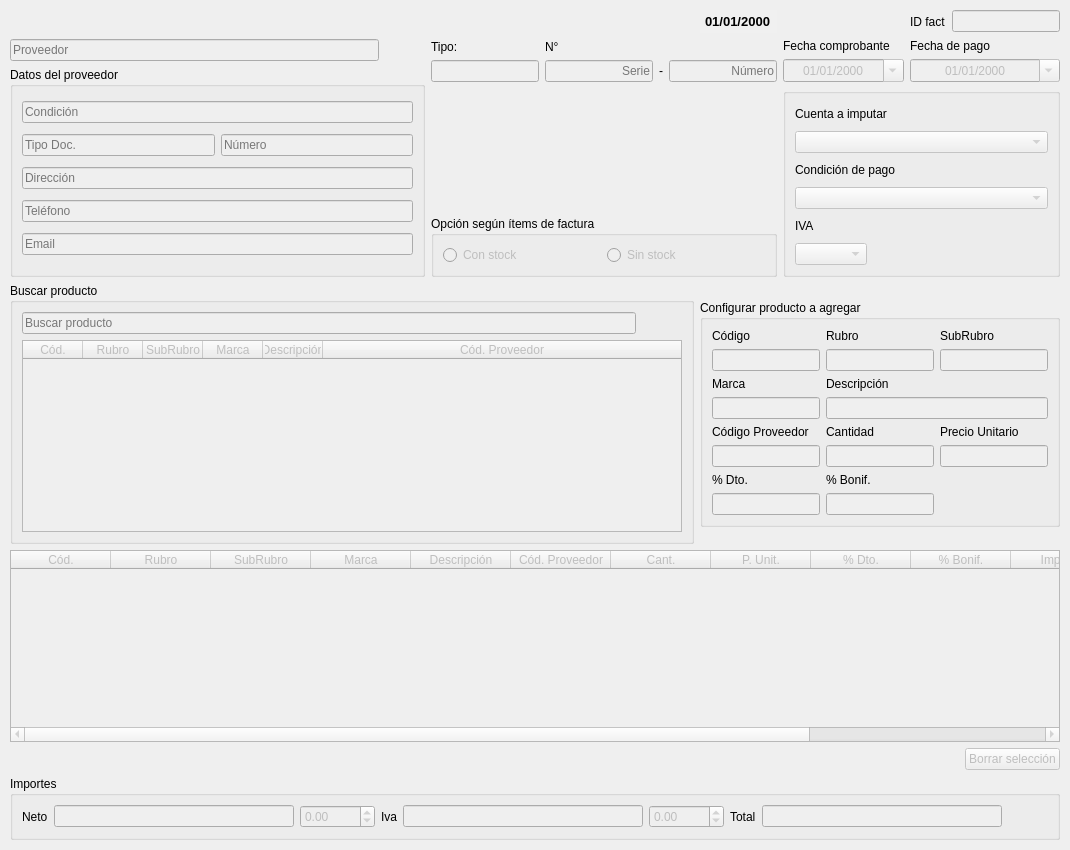
<?xml version="1.0" encoding="UTF-8"?>
<ui version="4.0">
 <class>factura_compra</class>
 <widget class="QMainWindow" name="factura_compra">
  <property name="geometry">
   <rect>
    <x>0</x>
    <y>0</y>
    <width>1070</width>
    <height>850</height>
   </rect>
  </property>
  <property name="minimumSize">
   <size>
    <width>750</width>
    <height>850</height>
   </size>
  </property>
  <property name="maximumSize">
   <size>
    <width>111110</width>
    <height>10000</height>
   </size>
  </property>
  <property name="windowTitle">
   <string>Carga de facturas</string>
  </property>
  <property name="windowIcon">
   <iconset>
    <normaloff>imagen/logo.png</normaloff>imagen/logo.png</iconset>
  </property>
  <widget class="QWidget" name="centralwidget">
   <layout class="QGridLayout" name="gridLayout_7">
    <property name="leftMargin">
     <number>10</number>
    </property>
    <property name="topMargin">
     <number>10</number>
    </property>
    <property name="rightMargin">
     <number>10</number>
    </property>
    <property name="bottomMargin">
     <number>10</number>
    </property>
    <item row="0" column="8">
     <spacer name="horizontalSpacer">
      <property name="orientation">
       <enum>Qt::Horizontal</enum>
      </property>
      <property name="sizeHint" stdset="0">
       <size>
        <width>66</width>
        <height>21</height>
       </size>
      </property>
     </spacer>
    </item>
    <item row="0" column="6">
     <widget class="QPushButton" name="buscar_factura">
      <property name="toolTip">
       <string>Buscar</string>
      </property>
      <property name="text">
       <string/>
      </property>
      <property name="icon">
       <iconset>
        <normaloff>imagen/lupa.png</normaloff>imagen/lupa.png</iconset>
      </property>
      <property name="iconSize">
       <size>
        <width>20</width>
        <height>20</height>
       </size>
      </property>
      <property name="flat">
       <bool>true</bool>
      </property>
     </widget>
    </item>
    <item row="0" column="11">
     <layout class="QHBoxLayout" name="horizontalLayout">
      <item>
       <widget class="QLabel" name="label_20">
        <property name="text">
         <string>ID fact</string>
        </property>
        <property name="buddy">
         <cstring>id_fact</cstring>
        </property>
       </widget>
      </item>
      <item>
       <widget class="QLineEdit" name="id_fact">
        <property name="enabled">
         <bool>false</bool>
        </property>
       </widget>
      </item>
     </layout>
    </item>
    <item row="1" column="11">
     <layout class="QVBoxLayout" name="verticalLayout_3">
      <item>
       <widget class="QLabel" name="label_11">
        <property name="text">
         <string>Fecha de pago</string>
        </property>
       </widget>
      </item>
      <item>
       <widget class="QDateEdit" name="fecha_pago">
        <property name="enabled">
         <bool>false</bool>
        </property>
        <property name="alignment">
         <set>Qt::AlignCenter</set>
        </property>
        <property name="displayFormat">
         <string>dd/MM/yyyy</string>
        </property>
        <property name="calendarPopup">
         <bool>true</bool>
        </property>
       </widget>
      </item>
     </layout>
    </item>
    <item row="2" column="10" rowspan="2" colspan="2">
     <widget class="QGroupBox" name="groupBox_3">
      <property name="title">
       <string/>
      </property>
      <layout class="QVBoxLayout" name="verticalLayout_4">
       <item>
        <widget class="QLabel" name="label_2">
         <property name="text">
          <string>Cuenta a imputar</string>
         </property>
        </widget>
       </item>
       <item>
        <widget class="QComboBox" name="cuenta_imputar">
         <property name="enabled">
          <bool>false</bool>
         </property>
         <property name="cursor">
          <cursorShape>PointingHandCursor</cursorShape>
         </property>
         <property name="sizeAdjustPolicy">
          <enum>QComboBox::AdjustToContents</enum>
         </property>
        </widget>
       </item>
       <item>
        <widget class="QLabel" name="label_3">
         <property name="text">
          <string>Condición de pago</string>
         </property>
        </widget>
       </item>
       <item>
        <widget class="QComboBox" name="condicion_pago">
         <property name="enabled">
          <bool>false</bool>
         </property>
         <property name="cursor">
          <cursorShape>PointingHandCursor</cursorShape>
         </property>
        </widget>
       </item>
       <item>
        <widget class="QLabel" name="label_16">
         <property name="sizePolicy">
          <sizepolicy hsizetype="Maximum" vsizetype="Preferred">
           <horstretch>0</horstretch>
           <verstretch>0</verstretch>
          </sizepolicy>
         </property>
         <property name="text">
          <string>IVA</string>
         </property>
        </widget>
       </item>
       <item>
        <widget class="QComboBox" name="valor_iva">
         <property name="enabled">
          <bool>false</bool>
         </property>
         <property name="sizePolicy">
          <sizepolicy hsizetype="Maximum" vsizetype="Fixed">
           <horstretch>0</horstretch>
           <verstretch>0</verstretch>
          </sizepolicy>
         </property>
         <property name="cursor">
          <cursorShape>PointingHandCursor</cursorShape>
         </property>
         <property name="sizeAdjustPolicy">
          <enum>QComboBox::AdjustToContents</enum>
         </property>
        </widget>
       </item>
      </layout>
     </widget>
    </item>
    <item row="3" column="7" colspan="3">
     <widget class="QGroupBox" name="items_factura">
      <property name="enabled">
       <bool>true</bool>
      </property>
      <property name="title">
       <string>Opción según ítems de factura</string>
      </property>
      <layout class="QGridLayout" name="gridLayout">
       <item row="2" column="1">
        <widget class="QRadioButton" name="sin_stock">
         <property name="enabled">
          <bool>false</bool>
         </property>
         <property name="toolTip">
          <string/>
         </property>
         <property name="text">
          <string>Sin stock</string>
         </property>
        </widget>
       </item>
       <item row="2" column="0">
        <widget class="QRadioButton" name="con_stock">
         <property name="enabled">
          <bool>false</bool>
         </property>
         <property name="mouseTracking">
          <bool>true</bool>
         </property>
         <property name="text">
          <string>Con stock</string>
         </property>
        </widget>
       </item>
      </layout>
     </widget>
    </item>
    <item row="0" column="2">
     <widget class="QPushButton" name="cancelar_carga">
      <property name="enabled">
       <bool>false</bool>
      </property>
      <property name="toolTip">
       <string>Cancelar carga de factura</string>
      </property>
      <property name="text">
       <string/>
      </property>
      <property name="icon">
       <iconset>
        <normaloff>imagen/cancelar.png</normaloff>imagen/cancelar.png</iconset>
      </property>
      <property name="iconSize">
       <size>
        <width>20</width>
        <height>20</height>
       </size>
      </property>
      <property name="flat">
       <bool>true</bool>
      </property>
     </widget>
    </item>
    <item row="2" column="8">
     <spacer name="verticalSpacer_2">
      <property name="orientation">
       <enum>Qt::Vertical</enum>
      </property>
      <property name="sizeHint" stdset="0">
       <size>
        <width>20</width>
        <height>115</height>
       </size>
      </property>
     </spacer>
    </item>
    <item row="1" column="7">
     <layout class="QVBoxLayout" name="verticalLayout">
      <property name="sizeConstraint">
       <enum>QLayout::SetMinimumSize</enum>
      </property>
      <item>
       <widget class="QLabel" name="label">
        <property name="text">
         <string>Tipo:</string>
        </property>
       </widget>
      </item>
      <item>
       <widget class="QLineEdit" name="tipo_fact">
        <property name="enabled">
         <bool>false</bool>
        </property>
        <property name="sizePolicy">
         <sizepolicy hsizetype="Maximum" vsizetype="Fixed">
          <horstretch>0</horstretch>
          <verstretch>0</verstretch>
         </sizepolicy>
        </property>
        <property name="focusPolicy">
         <enum>Qt::NoFocus</enum>
        </property>
        <property name="maxLength">
         <number>5</number>
        </property>
        <property name="alignment">
         <set>Qt::AlignCenter</set>
        </property>
       </widget>
      </item>
     </layout>
    </item>
    <item row="0" column="3">
     <widget class="QPushButton" name="anular_factura">
      <property name="toolTip">
       <string>Anular factura</string>
      </property>
      <property name="text">
       <string/>
      </property>
      <property name="icon">
       <iconset>
        <normaloff>imagen/anular_factura.png</normaloff>imagen/anular_factura.png</iconset>
      </property>
      <property name="iconSize">
       <size>
        <width>20</width>
        <height>20</height>
       </size>
      </property>
      <property name="flat">
       <bool>true</bool>
      </property>
     </widget>
    </item>
    <item row="5" column="0" colspan="12">
     <layout class="QGridLayout" name="gridLayout_2">
      <item row="0" column="0" colspan="2">
       <widget class="QTableWidget" name="detalle_compra">
        <property name="enabled">
         <bool>false</bool>
        </property>
        <property name="editTriggers">
         <set>QAbstractItemView::NoEditTriggers</set>
        </property>
        <property name="selectionMode">
         <enum>QAbstractItemView::SingleSelection</enum>
        </property>
        <property name="selectionBehavior">
         <enum>QAbstractItemView::SelectRows</enum>
        </property>
        <property name="cornerButtonEnabled">
         <bool>false</bool>
        </property>
        <attribute name="horizontalHeaderStretchLastSection">
         <bool>true</bool>
        </attribute>
        <attribute name="verticalHeaderVisible">
         <bool>false</bool>
        </attribute>
        <attribute name="verticalHeaderHighlightSections">
         <bool>false</bool>
        </attribute>
        <column>
         <property name="text">
          <string>Cód.</string>
         </property>
        </column>
        <column>
         <property name="text">
          <string>Rubro</string>
         </property>
        </column>
        <column>
         <property name="text">
          <string>SubRubro</string>
         </property>
        </column>
        <column>
         <property name="text">
          <string>Marca</string>
         </property>
        </column>
        <column>
         <property name="text">
          <string>Descripción</string>
         </property>
        </column>
        <column>
         <property name="text">
          <string>Cód. Proveedor</string>
         </property>
        </column>
        <column>
         <property name="text">
          <string>Cant.</string>
         </property>
        </column>
        <column>
         <property name="text">
          <string>P. Unit.</string>
         </property>
        </column>
        <column>
         <property name="text">
          <string>% Dto.</string>
         </property>
        </column>
        <column>
         <property name="text">
          <string>% Bonif.</string>
         </property>
        </column>
        <column>
         <property name="text">
          <string>Importe</string>
         </property>
        </column>
        <column>
         <property name="text">
          <string>IVA</string>
         </property>
        </column>
        <column>
         <property name="text">
          <string>Total</string>
         </property>
        </column>
       </widget>
      </item>
      <item row="1" column="0">
       <spacer name="horizontalSpacer_2">
        <property name="orientation">
         <enum>Qt::Horizontal</enum>
        </property>
        <property name="sizeHint" stdset="0">
         <size>
          <width>608</width>
          <height>20</height>
         </size>
        </property>
       </spacer>
      </item>
      <item row="1" column="1">
       <widget class="QPushButton" name="borrar_fila">
        <property name="enabled">
         <bool>false</bool>
        </property>
        <property name="text">
         <string>Borrar selección</string>
        </property>
       </widget>
      </item>
     </layout>
    </item>
    <item row="1" column="10">
     <layout class="QVBoxLayout" name="verticalLayout_2">
      <item>
       <widget class="QLabel" name="label_10">
        <property name="text">
         <string>Fecha comprobante</string>
        </property>
       </widget>
      </item>
      <item>
       <widget class="QDateEdit" name="fecha_comp">
        <property name="enabled">
         <bool>false</bool>
        </property>
        <property name="alignment">
         <set>Qt::AlignCenter</set>
        </property>
        <property name="displayFormat">
         <string>dd/MM/yyyy</string>
        </property>
        <property name="calendarPopup">
         <bool>true</bool>
        </property>
       </widget>
      </item>
     </layout>
    </item>
    <item row="4" column="0" colspan="9">
     <widget class="QGroupBox" name="groupBox_6">
      <property name="title">
       <string>Buscar producto</string>
      </property>
      <layout class="QGridLayout" name="gridLayout_5">
       <item row="0" column="0">
        <widget class="QLineEdit" name="nombre_producto">
         <property name="enabled">
          <bool>false</bool>
         </property>
         <property name="placeholderText">
          <string>Buscar producto</string>
         </property>
        </widget>
       </item>
       <item row="0" column="1">
        <widget class="QPushButton" name="nuevo_producto">
         <property name="enabled">
          <bool>false</bool>
         </property>
         <property name="toolTip">
          <string>Nuevo producto</string>
         </property>
         <property name="text">
          <string/>
         </property>
         <property name="icon">
          <iconset>
           <normaloff>imagen/signo_mas.png</normaloff>imagen/signo_mas.png</iconset>
         </property>
         <property name="flat">
          <bool>true</bool>
         </property>
        </widget>
       </item>
       <item row="1" column="0" colspan="2">
        <widget class="QTableWidget" name="tabla_busqueda">
         <property name="enabled">
          <bool>false</bool>
         </property>
         <property name="editTriggers">
          <set>QAbstractItemView::NoEditTriggers</set>
         </property>
         <property name="dragEnabled">
          <bool>false</bool>
         </property>
         <property name="dragDropOverwriteMode">
          <bool>true</bool>
         </property>
         <property name="selectionMode">
          <enum>QAbstractItemView::SingleSelection</enum>
         </property>
         <property name="selectionBehavior">
          <enum>QAbstractItemView::SelectRows</enum>
         </property>
         <property name="verticalScrollMode">
          <enum>QAbstractItemView::ScrollPerItem</enum>
         </property>
         <property name="cornerButtonEnabled">
          <bool>false</bool>
         </property>
         <attribute name="horizontalHeaderDefaultSectionSize">
          <number>60</number>
         </attribute>
         <attribute name="horizontalHeaderStretchLastSection">
          <bool>true</bool>
         </attribute>
         <attribute name="verticalHeaderVisible">
          <bool>false</bool>
         </attribute>
         <attribute name="verticalHeaderHighlightSections">
          <bool>false</bool>
         </attribute>
         <column>
          <property name="text">
           <string>Cód.</string>
          </property>
         </column>
         <column>
          <property name="text">
           <string>Rubro</string>
          </property>
         </column>
         <column>
          <property name="text">
           <string>SubRubro</string>
          </property>
         </column>
         <column>
          <property name="text">
           <string>Marca</string>
          </property>
         </column>
         <column>
          <property name="text">
           <string>Descripción</string>
          </property>
         </column>
         <column>
          <property name="text">
           <string>Cód. Proveedor</string>
          </property>
         </column>
        </widget>
       </item>
      </layout>
     </widget>
    </item>
    <item row="0" column="10">
     <spacer name="horizontalSpacer_5">
      <property name="orientation">
       <enum>Qt::Horizontal</enum>
      </property>
      <property name="sizeHint" stdset="0">
       <size>
        <width>84</width>
        <height>20</height>
       </size>
      </property>
     </spacer>
    </item>
    <item row="1" column="0" rowspan="3" colspan="7">
     <layout class="QGridLayout" name="gridLayout_8">
      <item row="0" column="0">
       <widget class="QLineEdit" name="proveedor">
        <property name="enabled">
         <bool>false</bool>
        </property>
        <property name="placeholderText">
         <string>Proveedor</string>
        </property>
       </widget>
      </item>
      <item row="0" column="1">
       <widget class="QPushButton" name="nuevo_proveedor">
        <property name="enabled">
         <bool>false</bool>
        </property>
        <property name="cursor">
         <cursorShape>PointingHandCursor</cursorShape>
        </property>
        <property name="toolTip">
         <string>Agregar proveedor</string>
        </property>
        <property name="text">
         <string/>
        </property>
        <property name="icon">
         <iconset>
          <normaloff>imagen/signo_mas.png</normaloff>imagen/signo_mas.png</iconset>
        </property>
        <property name="iconSize">
         <size>
          <width>20</width>
          <height>20</height>
         </size>
        </property>
        <property name="flat">
         <bool>true</bool>
        </property>
       </widget>
      </item>
      <item row="1" column="0" colspan="2">
       <widget class="QGroupBox" name="groupBox">
        <property name="title">
         <string>Datos del proveedor</string>
        </property>
        <layout class="QGridLayout" name="gridLayout_3">
         <item row="0" column="0" colspan="2">
          <widget class="QLineEdit" name="tipo_iva">
           <property name="enabled">
            <bool>false</bool>
           </property>
           <property name="cursor">
            <cursorShape>ForbiddenCursor</cursorShape>
           </property>
           <property name="focusPolicy">
            <enum>Qt::NoFocus</enum>
           </property>
           <property name="placeholderText">
            <string>Condición</string>
           </property>
          </widget>
         </item>
         <item row="1" column="1">
          <widget class="QLineEdit" name="numero">
           <property name="enabled">
            <bool>false</bool>
           </property>
           <property name="cursor">
            <cursorShape>ForbiddenCursor</cursorShape>
           </property>
           <property name="focusPolicy">
            <enum>Qt::NoFocus</enum>
           </property>
           <property name="maxLength">
            <number>12</number>
           </property>
           <property name="placeholderText">
            <string>Número</string>
           </property>
          </widget>
         </item>
         <item row="3" column="0" colspan="2">
          <widget class="QLineEdit" name="telefono">
           <property name="enabled">
            <bool>false</bool>
           </property>
           <property name="cursor">
            <cursorShape>ForbiddenCursor</cursorShape>
           </property>
           <property name="focusPolicy">
            <enum>Qt::NoFocus</enum>
           </property>
           <property name="text">
            <string/>
           </property>
           <property name="placeholderText">
            <string>Teléfono</string>
           </property>
          </widget>
         </item>
         <item row="1" column="0">
          <widget class="QLineEdit" name="tipo_doc">
           <property name="enabled">
            <bool>false</bool>
           </property>
           <property name="cursor">
            <cursorShape>ForbiddenCursor</cursorShape>
           </property>
           <property name="focusPolicy">
            <enum>Qt::NoFocus</enum>
           </property>
           <property name="placeholderText">
            <string>Tipo Doc.</string>
           </property>
          </widget>
         </item>
         <item row="2" column="0" colspan="2">
          <widget class="QLineEdit" name="direccion">
           <property name="enabled">
            <bool>false</bool>
           </property>
           <property name="cursor">
            <cursorShape>ForbiddenCursor</cursorShape>
           </property>
           <property name="focusPolicy">
            <enum>Qt::NoFocus</enum>
           </property>
           <property name="placeholderText">
            <string>Dirección</string>
           </property>
          </widget>
         </item>
         <item row="4" column="0" colspan="2">
          <widget class="QLineEdit" name="email">
           <property name="enabled">
            <bool>false</bool>
           </property>
           <property name="cursor">
            <cursorShape>ForbiddenCursor</cursorShape>
           </property>
           <property name="focusPolicy">
            <enum>Qt::NoFocus</enum>
           </property>
           <property name="placeholderText">
            <string>Email</string>
           </property>
          </widget>
         </item>
        </layout>
       </widget>
      </item>
     </layout>
    </item>
    <item row="1" column="8" colspan="2">
     <layout class="QGridLayout" name="gridLayout_4">
      <item row="0" column="0">
       <widget class="QLabel" name="label_4">
        <property name="text">
         <string>N°</string>
        </property>
       </widget>
      </item>
      <item row="1" column="0">
       <widget class="QLineEdit" name="serie">
        <property name="enabled">
         <bool>false</bool>
        </property>
        <property name="maxLength">
         <number>5</number>
        </property>
        <property name="alignment">
         <set>Qt::AlignRight|Qt::AlignTrailing|Qt::AlignVCenter</set>
        </property>
        <property name="placeholderText">
         <string>Serie</string>
        </property>
       </widget>
      </item>
      <item row="1" column="1">
       <widget class="QLabel" name="label_5">
        <property name="text">
         <string>-</string>
        </property>
        <property name="alignment">
         <set>Qt::AlignCenter</set>
        </property>
        <property name="buddy">
         <cstring>numero_fact</cstring>
        </property>
       </widget>
      </item>
      <item row="1" column="2">
       <widget class="QLineEdit" name="numero_fact">
        <property name="enabled">
         <bool>false</bool>
        </property>
        <property name="maxLength">
         <number>8</number>
        </property>
        <property name="alignment">
         <set>Qt::AlignRight|Qt::AlignTrailing|Qt::AlignVCenter</set>
        </property>
        <property name="placeholderText">
         <string>Número</string>
        </property>
       </widget>
      </item>
     </layout>
    </item>
    <item row="4" column="9" colspan="3">
     <widget class="QGroupBox" name="groupBox_5">
      <property name="sizePolicy">
       <sizepolicy hsizetype="Maximum" vsizetype="Maximum">
        <horstretch>0</horstretch>
        <verstretch>0</verstretch>
       </sizepolicy>
      </property>
      <property name="title">
       <string>Configurar producto a agregar</string>
      </property>
      <layout class="QGridLayout" name="gridLayout_6">
       <item row="10" column="1">
        <widget class="QLineEdit" name="cantidad">
         <property name="enabled">
          <bool>false</bool>
         </property>
        </widget>
       </item>
       <item row="10" column="2">
        <widget class="QLineEdit" name="precio">
         <property name="enabled">
          <bool>false</bool>
         </property>
        </widget>
       </item>
       <item row="12" column="0">
        <widget class="QLineEdit" name="dto">
         <property name="enabled">
          <bool>false</bool>
         </property>
        </widget>
       </item>
       <item row="8" column="1">
        <widget class="QLabel" name="label_13">
         <property name="text">
          <string>Cantidad</string>
         </property>
        </widget>
       </item>
       <item row="8" column="2">
        <widget class="QLabel" name="label_14">
         <property name="text">
          <string>Precio Unitario</string>
         </property>
        </widget>
       </item>
       <item row="11" column="1">
        <widget class="QLabel" name="label_9">
         <property name="text">
          <string>% Bonif.</string>
         </property>
        </widget>
       </item>
       <item row="1" column="0">
        <widget class="QLabel" name="label_21">
         <property name="text">
          <string>Código</string>
         </property>
        </widget>
       </item>
       <item row="12" column="1">
        <widget class="QLineEdit" name="bonif">
         <property name="enabled">
          <bool>false</bool>
         </property>
        </widget>
       </item>
       <item row="8" column="0">
        <widget class="QLabel" name="label_19">
         <property name="text">
          <string>Código Proveedor</string>
         </property>
        </widget>
       </item>
       <item row="11" column="0">
        <widget class="QLabel" name="label_15">
         <property name="text">
          <string>% Dto.</string>
         </property>
        </widget>
       </item>
       <item row="3" column="0">
        <widget class="QLineEdit" name="id_producto">
         <property name="enabled">
          <bool>false</bool>
         </property>
         <property name="text">
          <string/>
         </property>
        </widget>
       </item>
       <item row="10" column="0">
        <widget class="QLineEdit" name="codigo">
         <property name="enabled">
          <bool>false</bool>
         </property>
         <property name="text">
          <string/>
         </property>
        </widget>
       </item>
       <item row="3" column="1">
        <widget class="QLineEdit" name="rubro">
         <property name="enabled">
          <bool>false</bool>
         </property>
        </widget>
       </item>
       <item row="1" column="1">
        <widget class="QLabel" name="label_22">
         <property name="text">
          <string>Rubro</string>
         </property>
        </widget>
       </item>
       <item row="1" column="2">
        <widget class="QLabel" name="label_23">
         <property name="text">
          <string>SubRubro</string>
         </property>
        </widget>
       </item>
       <item row="3" column="2">
        <widget class="QLineEdit" name="subrubro">
         <property name="enabled">
          <bool>false</bool>
         </property>
        </widget>
       </item>
       <item row="4" column="0">
        <widget class="QLabel" name="label_17">
         <property name="text">
          <string>Marca</string>
         </property>
        </widget>
       </item>
       <item row="5" column="0">
        <widget class="QLineEdit" name="marca">
         <property name="enabled">
          <bool>false</bool>
         </property>
        </widget>
       </item>
       <item row="4" column="1">
        <widget class="QLabel" name="label_18">
         <property name="text">
          <string>Descripción</string>
         </property>
        </widget>
       </item>
       <item row="5" column="1" colspan="2">
        <widget class="QLineEdit" name="descripcion">
         <property name="enabled">
          <bool>false</bool>
         </property>
        </widget>
       </item>
       <item row="11" column="2" rowspan="2">
        <widget class="QPushButton" name="agregar_prod">
         <property name="enabled">
          <bool>false</bool>
         </property>
         <property name="toolTip">
          <string>Agregar a la lista</string>
         </property>
         <property name="text">
          <string/>
         </property>
         <property name="icon">
          <iconset>
           <normaloff>imagen/agregar.png</normaloff>imagen/agregar.png</iconset>
         </property>
         <property name="iconSize">
          <size>
           <width>30</width>
           <height>30</height>
          </size>
         </property>
         <property name="flat">
          <bool>true</bool>
         </property>
        </widget>
       </item>
      </layout>
     </widget>
    </item>
    <item row="0" column="7">
     <spacer name="horizontalSpacer_3">
      <property name="orientation">
       <enum>Qt::Horizontal</enum>
      </property>
      <property name="sizeHint" stdset="0">
       <size>
        <width>28</width>
        <height>20</height>
       </size>
      </property>
     </spacer>
    </item>
    <item row="0" column="0">
     <widget class="QPushButton" name="cargar_factura">
      <property name="toolTip">
       <string>Cargar nueva factura</string>
      </property>
      <property name="text">
       <string/>
      </property>
      <property name="icon">
       <iconset>
        <normaloff>imagen/signo_mas.png</normaloff>imagen/signo_mas.png</iconset>
      </property>
      <property name="iconSize">
       <size>
        <width>20</width>
        <height>20</height>
       </size>
      </property>
      <property name="flat">
       <bool>true</bool>
      </property>
     </widget>
    </item>
    <item row="0" column="9">
     <widget class="QDateEdit" name="fecha_actual">
      <property name="font">
       <font>
        <pointsize>10</pointsize>
        <weight>75</weight>
        <bold>true</bold>
       </font>
      </property>
      <property name="focusPolicy">
       <enum>Qt::NoFocus</enum>
      </property>
      <property name="styleSheet">
       <string notr="true">background-color: rgb(240, 240, 240);</string>
      </property>
      <property name="frame">
       <bool>false</bool>
      </property>
      <property name="alignment">
       <set>Qt::AlignCenter</set>
      </property>
      <property name="readOnly">
       <bool>true</bool>
      </property>
      <property name="buttonSymbols">
       <enum>QAbstractSpinBox::NoButtons</enum>
      </property>
      <property name="keyboardTracking">
       <bool>true</bool>
      </property>
      <property name="displayFormat">
       <string>dd/MM/yyyy</string>
      </property>
     </widget>
    </item>
    <item row="6" column="0" colspan="12">
     <widget class="QGroupBox" name="groupBox_4">
      <property name="title">
       <string>Importes</string>
      </property>
      <layout class="QGridLayout" name="gridLayout_9">
       <item row="0" column="6">
        <widget class="QLabel" name="label_8">
         <property name="text">
          <string>Total</string>
         </property>
         <property name="buddy">
          <cstring>total</cstring>
         </property>
        </widget>
       </item>
       <item row="0" column="0">
        <widget class="QLabel" name="label_6">
         <property name="text">
          <string>Neto</string>
         </property>
        </widget>
       </item>
       <item row="0" column="3">
        <widget class="QLabel" name="label_7">
         <property name="text">
          <string>Iva</string>
         </property>
        </widget>
       </item>
       <item row="0" column="1">
        <widget class="QLineEdit" name="neto">
         <property name="enabled">
          <bool>false</bool>
         </property>
         <property name="cursor">
          <cursorShape>ForbiddenCursor</cursorShape>
         </property>
         <property name="focusPolicy">
          <enum>Qt::NoFocus</enum>
         </property>
        </widget>
       </item>
       <item row="0" column="8">
        <widget class="QPushButton" name="guardar">
         <property name="enabled">
          <bool>false</bool>
         </property>
         <property name="cursor">
          <cursorShape>PointingHandCursor</cursorShape>
         </property>
         <property name="toolTip">
          <string>Guardar</string>
         </property>
         <property name="text">
          <string/>
         </property>
         <property name="icon">
          <iconset>
           <normaloff>imagen/guardar.png</normaloff>imagen/guardar.png</iconset>
         </property>
         <property name="iconSize">
          <size>
           <width>20</width>
           <height>20</height>
          </size>
         </property>
         <property name="flat">
          <bool>true</bool>
         </property>
        </widget>
       </item>
       <item row="0" column="7">
        <widget class="QLineEdit" name="total">
         <property name="enabled">
          <bool>false</bool>
         </property>
        </widget>
       </item>
       <item row="0" column="5">
        <widget class="QDoubleSpinBox" name="ajuste_iva">
         <property name="enabled">
          <bool>false</bool>
         </property>
         <property name="suffix">
          <string/>
         </property>
         <property name="minimum">
          <double>-1000.000000000000000</double>
         </property>
         <property name="maximum">
          <double>1000.000000000000000</double>
         </property>
         <property name="singleStep">
          <double>0.010000000000000</double>
         </property>
        </widget>
       </item>
       <item row="0" column="2">
        <widget class="QDoubleSpinBox" name="ajuste_neto">
         <property name="enabled">
          <bool>false</bool>
         </property>
         <property name="minimum">
          <double>-1000.000000000000000</double>
         </property>
         <property name="maximum">
          <double>1000.000000000000000</double>
         </property>
         <property name="singleStep">
          <double>0.010000000000000</double>
         </property>
        </widget>
       </item>
       <item row="0" column="4">
        <widget class="QLineEdit" name="iva">
         <property name="enabled">
          <bool>false</bool>
         </property>
         <property name="cursor">
          <cursorShape>ForbiddenCursor</cursorShape>
         </property>
         <property name="focusPolicy">
          <enum>Qt::NoFocus</enum>
         </property>
        </widget>
       </item>
      </layout>
     </widget>
    </item>
    <item row="0" column="1">
     <spacer name="horizontalSpacer_4">
      <property name="orientation">
       <enum>Qt::Horizontal</enum>
      </property>
      <property name="sizeHint" stdset="0">
       <size>
        <width>40</width>
        <height>20</height>
       </size>
      </property>
     </spacer>
    </item>
    <item row="0" column="4">
     <spacer name="horizontalSpacer_6">
      <property name="orientation">
       <enum>Qt::Horizontal</enum>
      </property>
      <property name="sizeHint" stdset="0">
       <size>
        <width>40</width>
        <height>20</height>
       </size>
      </property>
     </spacer>
    </item>
    <item row="0" column="5">
     <widget class="QPushButton" name="actualizar">
      <property name="cursor">
       <cursorShape>PointingHandCursor</cursorShape>
      </property>
      <property name="toolTip">
       <string>Actualizar pantalla</string>
      </property>
      <property name="icon">
       <iconset>
        <normaloff>imagen/actualizar.png</normaloff>imagen/actualizar.png</iconset>
      </property>
      <property name="iconSize">
       <size>
        <width>20</width>
        <height>20</height>
       </size>
      </property>
      <property name="flat">
       <bool>true</bool>
      </property>
     </widget>
    </item>
   </layout>
  </widget>
 </widget>
 <tabstops>
  <tabstop>cargar_factura</tabstop>
  <tabstop>anular_factura</tabstop>
  <tabstop>actualizar</tabstop>
  <tabstop>buscar_factura</tabstop>
  <tabstop>proveedor</tabstop>
  <tabstop>nuevo_proveedor</tabstop>
  <tabstop>serie</tabstop>
  <tabstop>numero_fact</tabstop>
  <tabstop>fecha_comp</tabstop>
  <tabstop>fecha_pago</tabstop>
  <tabstop>cuenta_imputar</tabstop>
  <tabstop>condicion_pago</tabstop>
  <tabstop>valor_iva</tabstop>
  <tabstop>con_stock</tabstop>
  <tabstop>sin_stock</tabstop>
  <tabstop>nombre_producto</tabstop>
  <tabstop>nuevo_producto</tabstop>
  <tabstop>tabla_busqueda</tabstop>
  <tabstop>detalle_compra</tabstop>
  <tabstop>borrar_fila</tabstop>
  <tabstop>ajuste_neto</tabstop>
  <tabstop>ajuste_iva</tabstop>
  <tabstop>total</tabstop>
  <tabstop>guardar</tabstop>
  <tabstop>cancelar_carga</tabstop>
  <tabstop>id_fact</tabstop>
 </tabstops>
 <resources/>
 <connections/>
</ui>
